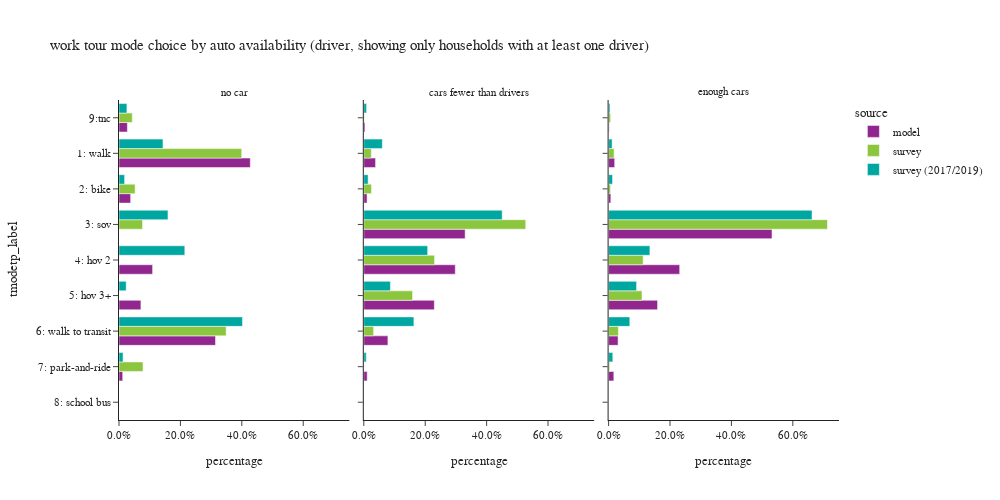

Here is the notebook cell this chart was saved with:
### Code cell
plot_mode_choice(wk_tour.loc[wk_tour['auto_available_driver']!="no dirver"],"auto_available_driver",
                 {"auto_available_driver":["no car", "cars fewer than drivers","enough cars"],
                  "tmodetp_label":["1: walk","2: bike","3: sov","4: hov 2","5: hov 3+","6: walk to transit",
                                   "7: park-and-ride","8: school bus","9: other–survey only"]},
                 "auto availability (driver, showing only households with at least one driver)",3,500,1000)

### Figure 1 — Plotly figure (JSON) as saved in the notebook; plotly's stock layout.template omitted (floating-point values rounded to 4 significant figures)
{"data": [{"alignmentgroup": "True", "customdata": [[16785], [1488], [4296], [2801], [12341], [473], [1070]], "hovertemplate": "source=model<br>auto_available_driver=no car<br>percentage=%{x}<br>tmodetp_label=%{y}<br>sample count=%{customdata[0]}<extra></extra>", "legendgroup": "model", "marker": {"color": "#91268F", "pattern": {"shape": ""}}, "name": "model", "offsetgroup": "model", "orientation": "h", "showlegend": true, "textposition": "auto", "type": "bar", "x": [0.4276, 0.03791, 0.1094, 0.07136, 0.3144, 0.01205, 0.02726], "xaxis": "x", "y": ["1: walk", "2: bike", "4: hov 2", "5: hov 3+", "6: walk to transit", "7: park-and-ride", "9:tnc"], "yaxis": "y"}, {"alignmentgroup": "True", "customdata": [[15889], [4395], [136877], [123566], [95255], [32554], [4561], [1601]], "hovertemplate": "source=model<br>auto_available_driver=cars fewer than drivers<br>percentage=%{x}<br>tmodetp_label=%{y}<br>sample count=%{customdata[0]}<extra></extra>", "legendgroup": "model", "marker": {"color": "#91268F", "pattern": {"shape": ""}}, "name": "model", "offsetgroup": "model", "orientation": "h", "showlegend": false, "textposition": "auto", "type": "bar", "x": [0.03831, 0.0106, 0.3301, 0.298, 0.2297, 0.0785, 0.011, 0.003861], "xaxis": "x2", "y": ["1: walk", "2: bike", "3: sov", "4: hov 2", "5: hov 3+", "6: walk to transit", "7: park-and-ride", "9:tnc"], "yaxis": "y2"}, {"alignmentgroup": "True", "customdata": [[17308], [6365], [465387], [202451], [139453], [26978], [14894], [1620]], "hovertemplate": "source=model<br>auto_available_driver=enough cars<br>percentage=%{x}<br>tmodetp_label=%{y}<br>sample count=%{customdata[0]}<extra></extra>", "legendgroup": "model", "marker": {"color": "#91268F", "pattern": {"shape": ""}}, "name": "model", "offsetgroup": "model", "orientation": "h", "showlegend": false, "textposition": "auto", "type": "bar", "x": [0.01979, 0.007279, 0.5322, 0.2315, 0.1595, 0.03085, 0.01703, 0.001853], "xaxis": "x3", "y": ["1: walk", "2: bike", "3: sov", "4: hov 2", "5: hov 3+", "6: walk to transit", "7: park-and-ride", "9:tnc"], "yaxis": "y3"}, {"alignmentgroup": "True", "customdata": [[53], [26], [3], [2], [93], [7], [6]], "hovertemplate": "source=survey<br>auto_available_driver=no car<br>percentage=%{x}<br>tmodetp_label=%{y}<br>sample count=%{customdata[0]}<extra></extra>", "legendgroup": "survey", "marker": {"color": "#8CC63E", "pattern": {"shape": ""}}, "name": "survey", "offsetgroup": "survey", "orientation": "h", "showlegend": true, "textposition": "auto", "type": "bar", "x": [0.3996, 0.05239, 0.07669, 0.0007927, 0.349, 0.07823, 0.04328], "xaxis": "x", "y": ["1: walk", "2: bike", "3: sov", "4: hov 2", "6: walk to transit", "7: park-and-ride", "9:tnc"], "yaxis": "y"}, {"alignmentgroup": "True", "customdata": [[42], [48], [197], [68], [21], [79], [1], [2]], "hovertemplate": "source=survey<br>auto_available_driver=cars fewer than drivers<br>percentage=%{x}<br>tmodetp_label=%{y}<br>sample count=%{customdata[0]}<extra></extra>", "legendgroup": "survey", "marker": {"color": "#8CC63E", "pattern": {"shape": ""}}, "name": "survey", "offsetgroup": "survey", "orientation": "h", "showlegend": false, "textposition": "auto", "type": "bar", "x": [0.02436, 0.02501, 0.5274, 0.2306, 0.1589, 0.03194, 0.0004224, 0.001455], "xaxis": "x2", "y": ["1: walk", "2: bike", "3: sov", "4: hov 2", "5: hov 3+", "6: walk to transit", "7: park-and-ride", "9:tnc"], "yaxis": "y2"}, {"alignmentgroup": "True", "customdata": [[48], [34], [779], [106], [57], [82], [9], [4]], "hovertemplate": "source=survey<br>auto_available_driver=enough cars<br>percentage=%{x}<br>tmodetp_label=%{y}<br>sample count=%{customdata[0]}<extra></extra>", "legendgroup": "survey", "marker": {"color": "#8CC63E", "pattern": {"shape": ""}}, "name": "survey", "offsetgroup": "survey", "orientation": "h", "showlegend": false, "textposition": "auto", "type": "bar", "x": [0.01793, 0.00617, 0.7129, 0.1125, 0.1087, 0.03183, 0.003492, 0.006483], "xaxis": "x3", "y": ["1: walk", "2: bike", "3: sov", "4: hov 2", "5: hov 3+", "6: walk to transit", "7: park-and-ride", "9:tnc"], "yaxis": "y3"}, {"alignmentgroup": "True", "customdata": [[167], [38], [13], [14], [4], [413], [4], [19]], "hovertemplate": "source=survey (2017/2019)<br>auto_available_driver=no car<br>percentage=%{x}<br>tmodetp_label=%{y}<br>sample count=%{customdata[0]}<extra></extra>", "legendgroup": "survey (2017/2019)", "marker": {"color": "#00A7A0", "pattern": {"shape": ""}}, "name": "survey (2017/2019)", "offsetgroup": "survey (2017/2019)", "orientation": "h", "showlegend": true, "textposition": "auto", "type": "bar", "x": [0.1432, 0.01826, 0.1595, 0.2143, 0.02341, 0.4023, 0.01325, 0.02574], "xaxis": "x", "y": ["1: walk", "2: bike", "3: sov", "4: hov 2", "5: hov 3+", "6: walk to transit", "7: park-and-ride", "9:tnc"], "yaxis": "y"}, {"alignmentgroup": "True", "customdata": [[163], [82], [450], [231], [84], [569], [23], [1], [19]], "hovertemplate": "source=survey (2017/2019)<br>auto_available_driver=cars fewer than drivers<br>percentage=%{x}<br>tmodetp_label=%{y}<br>sample count=%{customdata[0]}<extra></extra>", "legendgroup": "survey (2017/2019)", "marker": {"color": "#00A7A0", "pattern": {"shape": ""}}, "name": "survey (2017/2019)", "offsetgroup": "survey (2017/2019)", "orientation": "h", "showlegend": false, "textposition": "auto", "type": "bar", "x": [0.0604, 0.01409, 0.4507, 0.2079, 0.08667, 0.1631, 0.007975, 7.526e-05, 0.008985], "xaxis": "x2", "y": ["1: walk", "2: bike", "3: sov", "4: hov 2", "5: hov 3+", "6: walk to transit", "7: park-and-ride", "8: school bus", "9:tnc"], "yaxis": "y2"}, {"alignmentgroup": "True", "customdata": [[143], [71], [1699], [346], [169], [536], [56], [3], [26]], "hovertemplate": "source=survey (2017/2019)<br>auto_available_driver=enough cars<br>percentage=%{x}<br>tmodetp_label=%{y}<br>sample count=%{customdata[0]}<extra></extra>", "legendgroup": "survey (2017/2019)", "marker": {"color": "#00A7A0", "pattern": {"shape": ""}}, "name": "survey (2017/2019)", "offsetgroup": "survey (2017/2019)", "orientation": "h", "showlegend": false, "textposition": "auto", "type": "bar", "x": [0.01145, 0.01288, 0.6626, 0.1345, 0.09105, 0.06905, 0.01366, 0.0003705, 0.004419], "xaxis": "x3", "y": ["1: walk", "2: bike", "3: sov", "4: hov 2", "5: hov 3+", "6: walk to transit", "7: park-and-ride", "8: school bus", "9:tnc"], "yaxis": "y3"}], "layout": {"annotations": [{"font": {}, "showarrow": false, "text": "no car", "x": 0.16, "xanchor": "center", "xref": "paper", "y": 1.0, "yanchor": "bottom", "yref": "paper"}, {"font": {}, "showarrow": false, "text": "cars fewer than drivers", "x": 0.5, "xanchor": "center", "xref": "paper", "y": 1.0, "yanchor": "bottom", "yref": "paper"}, {"font": {}, "showarrow": false, "text": "enough cars", "x": 0.84, "xanchor": "center", "xref": "paper", "y": 1.0, "yanchor": "bottom", "yref": "paper"}], "barmode": "group", "height": 500, "legend": {"title": {"text": "source"}, "tracegroupgap": 0}, "title": {"text": "work tour mode choice by auto availability (driver, showing only households with at least one driver)"}, "width": 1000, "xaxis": {"anchor": "y", "domain": [0.0, 0.32], "tickformat": ".1%", "title": {"text": "percentage"}}, "xaxis2": {"anchor": "y2", "domain": [0.34, 0.66], "matches": "x", "tickformat": ".1%", "title": {"text": "percentage"}}, "xaxis3": {"anchor": "y3", "domain": [0.68, 1.0], "matches": "x", "tickformat": ".1%", "title": {"text": "percentage"}}, "yaxis": {"anchor": "x", "categoryarray": ["9: other–survey only", "8: school bus", "7: park-and-ride", "6: walk to transit", "5: hov 3+", "4: hov 2", "3: sov", "2: bike", "1: walk"], "categoryorder": "array", "domain": [0.0, 1.0], "title": {"text": "tmodetp_label"}}, "yaxis2": {"anchor": "x2", "domain": [0.0, 1.0], "matches": "y", "showticklabels": false}, "yaxis3": {"anchor": "x3", "domain": [0.0, 1.0], "matches": "y", "showticklabels": false}}}
